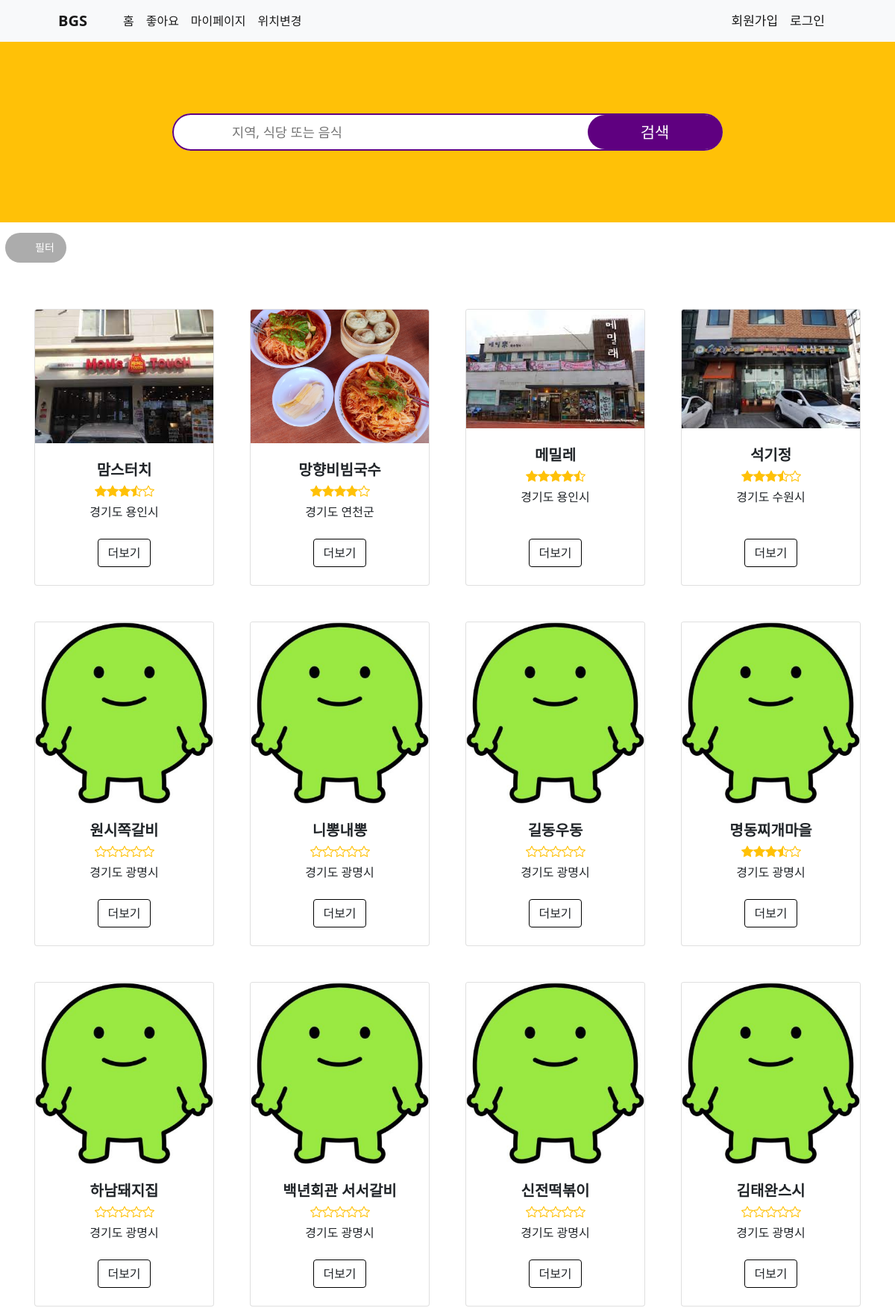
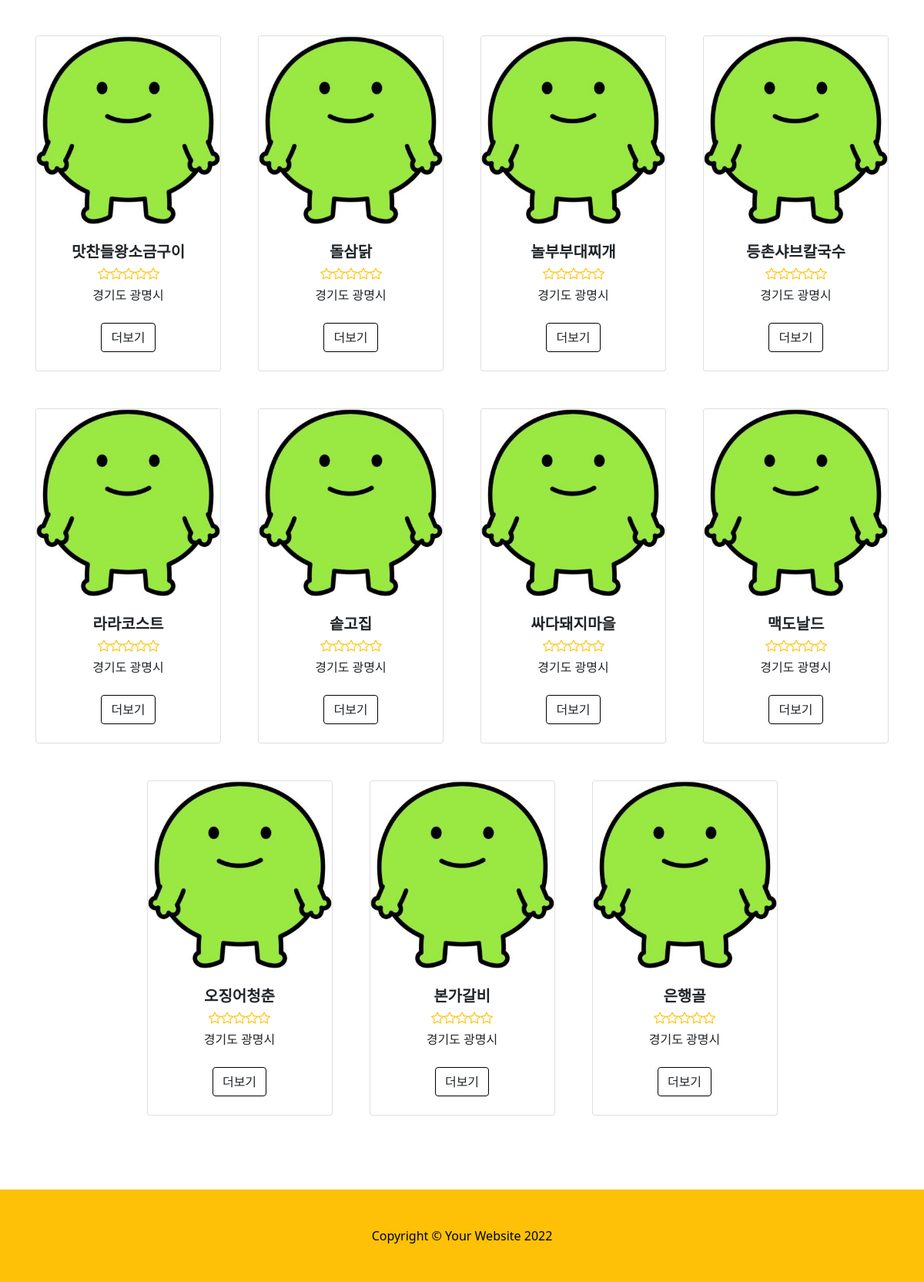
Page /index_area.php?area=경기도&&sort=추천순 on the committed database (2 pictures, top to bottom).
### tables this page shows
CREATE TABLE `food` (
  `num` int(11) NOT NULL AUTO_INCREMENT,
  `like_num` int(11) DEFAULT NULL,
  `count` int(11) DEFAULT NULL,
  `star_num` float DEFAULT NULL,
  `name` varchar(30) DEFAULT NULL,
  `branch` varchar(50) DEFAULT NULL,
  `time` varchar(30) DEFAULT NULL,
  `restday` varchar(50) DEFAULT NULL,
  `tnum` varchar(30) DEFAULT NULL,
  `type` varchar(30) DEFAULT NULL,
  `parking` varchar(50) DEFAULT NULL,
  `regist_day` varchar(20) DEFAULT NULL,
  `lat` double DEFAULT NULL,
  `lng` double DEFAULT NULL,
  `image` varchar(100) DEFAULT '그림01.jpg',
  `area_do` varchar(50) DEFAULT NULL,
  `area_si` varchar(50) DEFAULT NULL,
  `restaurant_introduction` varchar(500) DEFAULT NULL,
  PRIMARY KEY (`num`)
);

### index_area.php (the view, shortened to what this page needs)
<?php
include "./lib/dbconn.php";
$area = $_GET['area'];
if(isset($_SESSION['userid'])){
    $birthdate = $_SESSION['birth'];
    $gender = $_SESSION['gender'];
    $age = calculateAge($birthdate);
    if($age>=20 && $age<30 && $gender == 'M') {
        $sql ="SELECT f.*, i.twenty_m
        FROM food AS f
        JOIN inquery AS i ON f.num = i.food_num
        WHERE f.star_num >= 3.5 && f.area_do = '$area'
        ORDER BY i.twenty_m DESC";
    $result= mysqli_query($conn,$sql);
    }
    else if($age>=20 && $age<30 && $gender == 'F') {
        $sql ="SELECT f.*, i.twenty_f
        FROM food AS f
        JOIN inquery AS i ON f.num = i.food_num
        WHERE f.star_num >= 3.5 && f.area_do = '$area'
        ORDER BY i.twenty_f DESC";
    $result= mysqli_query($conn,$sql);
    }
    else if($age>=30 && $age<40 && $gender == 'M') {
        $sql ="SELECT f.*, i.thirty_m
        FROM food AS f
        JOIN inquery AS i ON f.num = i.food_num
        WHERE f.star_num >= 3.5 && f.area_do = '$area'
        ORDER BY i.thirty_m DESC";
    $result= mysqli_query($conn,$sql);
    }
    else if($age>=30 && $age<40 && $gender == 'F') {
        $sql ="SELECT f.*, i.thirty_f
        FROM food AS f
        JOIN inquery AS i ON f.num = i.food_num
        WHERE f.star_num >= 3.5 && f.area_do = '$area'
        ORDER BY i.thirty_f DESC";
    $result= mysqli_query($conn,$sql);
    }
    else if($age>=40 && $age<50 && $gender == 'M') {
        $sql ="SELECT f.*, i.fourty_m
        FROM food AS f
        JOIN inquery AS i ON f.num = i.food_num
        WHERE f.star_num >= 3.5 && f.area_do = '$area'
        ORDER BY i.fourty_m DESC";
    $result= mysqli_query($conn,$sql);
    }
    else if($age>=40 && $age<50 && $gender == 'F') {
        $sql ="SELECT f.*, i.fourty_f
        FROM food AS f
        JOIN inquery AS i ON f.num = i.food_num
        WHERE f.star_num >= 3.5 && f.area_do = '$area'
        ORDER BY i.fourty_f DESC";
    $result= mysqli_query($conn,$sql);
    }
    else if($age>=50 && $age<60 && $gender == 'M') {
        $sql ="SELECT f.*, i.fifty_m
        FROM food AS f
        JOIN inquery AS i ON f.num = i.food_num
        WHERE f.star_num >= 3.5 && f.area_do = '$area'
        ORDER BY i.fifty_m DESC";
    $result= mysqli_query($conn,$sql);
    }
    else if($age>=50 && $age<60 && $gender == 'F') {
        $sql ="SELECT f.*, i.fifty_f
        FROM food AS f
        JOIN inquery AS i ON f.num = i.food_num
        WHERE f.star_num >= 3.5 && f.area_do = '$area'
        ORDER BY i.fifty_f DESC";
    $result= mysqli_query($conn,$sql);
    }
}
else{
    $sql = "SELECT * from food where area_do='$area'";
    $result = mysqli_query($conn,$sql);
}
?>
<!DOCTYPE html>
<?php
    $userid="";
?>
<html lang="ko">
    <head>
        <link href="https://cdn.jsdelivr.net/npm/bootstrap-icons@1.5.0/font/bootstrap-icons.css" rel="stylesheet" />
        <link href="./css/styles.css" rel="stylesheet" />
        <link href="./css/main3.css" rel="stylesheet" />
    </head>
    <body>
        <nav class="navbar navbar-expand-lg navbar-light bg-light">
            <div class="container px-4 px-lg-5">
                <a class="navbar-brand fw-bolder" href="#!">BGS</a>
                <div class="collapse navbar-collapse" id="navbarSupportedContent">
                    <ul class="navbar-nav me-auto mb-2 mb-lg-0 ms-lg-4">
                        <li class="nav-item"><a class="nav-link active" aria-current="page" href="./index.php">홈</a></li>
                        <li class="nav-item"><a class="nav-link active" href="./like.php">좋아요</a></li>
                        <li class="nav-item"><a class="nav-link active" href="./mypage/my_page.php">마이페이지</a></li>
                        <li class="nav-item"><a class="nav-link active" href="./main3.php">위치변경</a></li>
                    </ul>
                    <ul class="navbar-nav">
                        <?php if(!$userid){  ?>
                            <a style="font-size: 17px" class="navbar-brand" href="./member/member_form.php">회원가입</a></li>
                            <a style="font-size: 17px" class="navbar-brand" href="./login/login_form2.php">로그인</a></li>
                        <?php }else{ ?>
                            <a style="font-size: 17px" class="navbar-brand" href="./login/logout.php">로그아웃</a></li>
                        <?php }?>
                    </ul>
                </div>
            </div>
        </nav>
        <header class="bg-warning py-5">
            <div class="container px-4 px-lg-5 my-5">
                <div class="text-center text-black">
                <fieldset class="main-search">
                <form method='post' action='./search/search3.php' name='search'>
                    <legend>전체 검색</legend>
                    <label class="search-word" for="main-search">
                        <span class="search-icon">검색 :</span>
                        <input id="main-search" class="HomeSearchInput" name="main-search" type="text" maxlength="50" placeholder="지역, 식당 또는 음식"/>
                    </label>
                    <input class="btn-search" type="submit" value="검색" />
                </form>
                </fieldset>
                </div>
            </div>
        </header>
    <div class="category_fillter_box">
      <div class="swiper_container">
        <ul class="swiper_wrap">
          <li class="swiper_slide">
            <a class="btn_fillter">
              <span>필터</span>
            </a>
          </li>
        </ul>
      </div>
    </div>
        <section class="py-5">
            <div class="container px-2 px-lg-3 mt-6">
                <div class="row gx-4 gx-lg-5 row-cols-2 row-cols-md-3 row-cols-xl-4 justify-content-center">
                    <?php
                    while ($row = $result -> fetch_assoc()){
                    ?>
                    <div class="col mb-5">
                        <div class="card h-100">
                            <img class="card-img-top" src="./fimg/<?=$row['image']?>" alt="..." />
                            <div class="card-body p-4">
                                <div class="text-center">
                                    <h5 class="fw-bolder"><?=$row['name']?></h5>
                                    <div class="d-flex justify-content-center small text-warning mb-2">
                                    </div>
                                    <?=$row['area_do']?> <?=$row['area_si']?>
                                </div>
                            </div>
                            <div class="card-footer p-4 pt-0 border-top-0 bg-transparent">
                                <div class="text-center"><a class="btn btn-outline-dark mt-auto" href="./count.php?no=<?= $row['num']?>">더보기</a></div>
                            </div>
                        </div>
                    </div>
                    <?php } ?>
                </div>
            </div>
        </section>
        <footer class="py-5 bg-warning">
            <div class="container"><p class="m-0 text-center text-black">Copyright &copy; Your Website 2022</p></div>
        </footer>
    </body>
</html>

### css/main3.css (style rules this page uses)
fieldset { appearance: none; }
input[type='submit'] { appearance: none; cursor: pointer; border: 0px; }
ul { margin: 0; list-style: none; list-style-image: none; }
.main-search { position: relative; margin: 0 15px; height: 48px; border: 1px solid rgb(95, 0, 128); border-radius: 50px; background-color: #fff; }
.main-search .search-word { position: absolute; top: 0; right: 110px; bottom: 0; left: 48px; }
.search-icon { display: block; position: absolute; top: 50%; left: -27px; text-indent: -9999px; }
.main-search input[type='text'] { display: block; width: 100%; font-size: 0.813rem; color: #cbcbcb; line-height: 44px; border: 0; }
.main-search .btn-search { display: block; position: absolute; top: 0; right: -1px; width: 110px; font-size: 0.813rem; color: #fff; line-height: 48px; border-radius: 50px; background-color: rgb(95, 0, 128); height: 100%; }
.category_fillter_box { height: 68px; background: #fff; }
.swiper_container { padding-top: 14px; text-align: center; }
.swiper_wrap { display: flex; margin-left: 7px; width: auto; padding: 0; }
.swiper_slide { display: flex; float: left; box-sizing: content-box; }
.btn_fillter { color: #fff; background-color: #acacac; display: flex; font-size: 14px; padding: 0 16px; text-align: left; height: 40px; line-height: 40px; border-radius: 100px; text-decoration: none; cursor: pointer; }
.btn_fillter span { padding-left: 24px; background: url(/assets/sliders2.svg) no-repeat 0 center; display: block; }
@media screen and (min-width: 769px) { .main-search { margin: 0 auto; height: 50px; width: 738px; border: 2px solid rgb(95, 0, 128); border-radius: 80px; } }
@media screen and (min-width: 769px) { .search-word { right: 238px; left: 85px; } }
@media screen and (min-width: 769px) { .search-icon { left: -20px; margin-top: -15.5px; background-image: url(/assets/search.svg); background-size: cover; width: 30px; height: 31px; } }
@media screen and (min-width: 769px) { .main-search input[type='text'] { height: 45px; width: 415px; margin: 0 30px; padding: 0; font-size: 1.1rem; line-height: 50px; color: #000; } }
@media screen and (min-width: 769px) { .main-search .btn-search { width: 180px; font-size: 1.313rem; line-height: 42px; border-radius: 80px; } }

### rows in the picture
food: image (picture), name "맘스터치", area_do "경기도", area_si "용인시"
food: image (picture), name "망향비빔국수", area_do "경기도", area_si "연천군"
food: image (picture), name "메밀레", area_do "경기도", area_si "용인시"
food: image (picture), name "석기정", area_do "경기도", area_si "수원시"
food: image (picture), name "원시쪽갈비", area_do "경기도", area_si "광명시"
food: image (picture), name "니뽕내뽕", area_do "경기도", area_si "광명시"
food: image (picture), name "길동우동", area_do "경기도", area_si "광명시"
food: image (picture), name "명동찌개마을", area_do "경기도", area_si "광명시"
food: image (picture), name "하남돼지집", area_do "경기도", area_si "광명시"
food: image (picture), name "백년회관 서서갈비", area_do "경기도", area_si "광명시"
food: image (picture), name "신전떡볶이", area_do "경기도", area_si "광명시"
food: image (picture), name "김태완스시", area_do "경기도", area_si "광명시"
food: image (picture), name "맛찬들왕소금구이", area_do "경기도", area_si "광명시"
food: image (picture), name "돌삼닭", area_do "경기도", area_si "광명시"
food: image (picture), name "놀부부대찌개", area_do "경기도", area_si "광명시"
food: image (picture), name "등촌샤브칼국수", area_do "경기도", area_si "광명시"
food: image (picture), name "라라코스트", area_do "경기도", area_si "광명시"
food: image (picture), name "솥고집", area_do "경기도", area_si "광명시"
food: image (picture), name "싸다돼지마을", area_do "경기도", area_si "광명시"
food: image (picture), name "맥도날드", area_do "경기도", area_si "광명시"
food: image (picture), name "오징어청춘", area_do "경기도", area_si "광명시"
food: image (picture), name "본가갈비", area_do "경기도", area_si "광명시"
food: image (picture), name "은행골", area_do "경기도", area_si "광명시"
